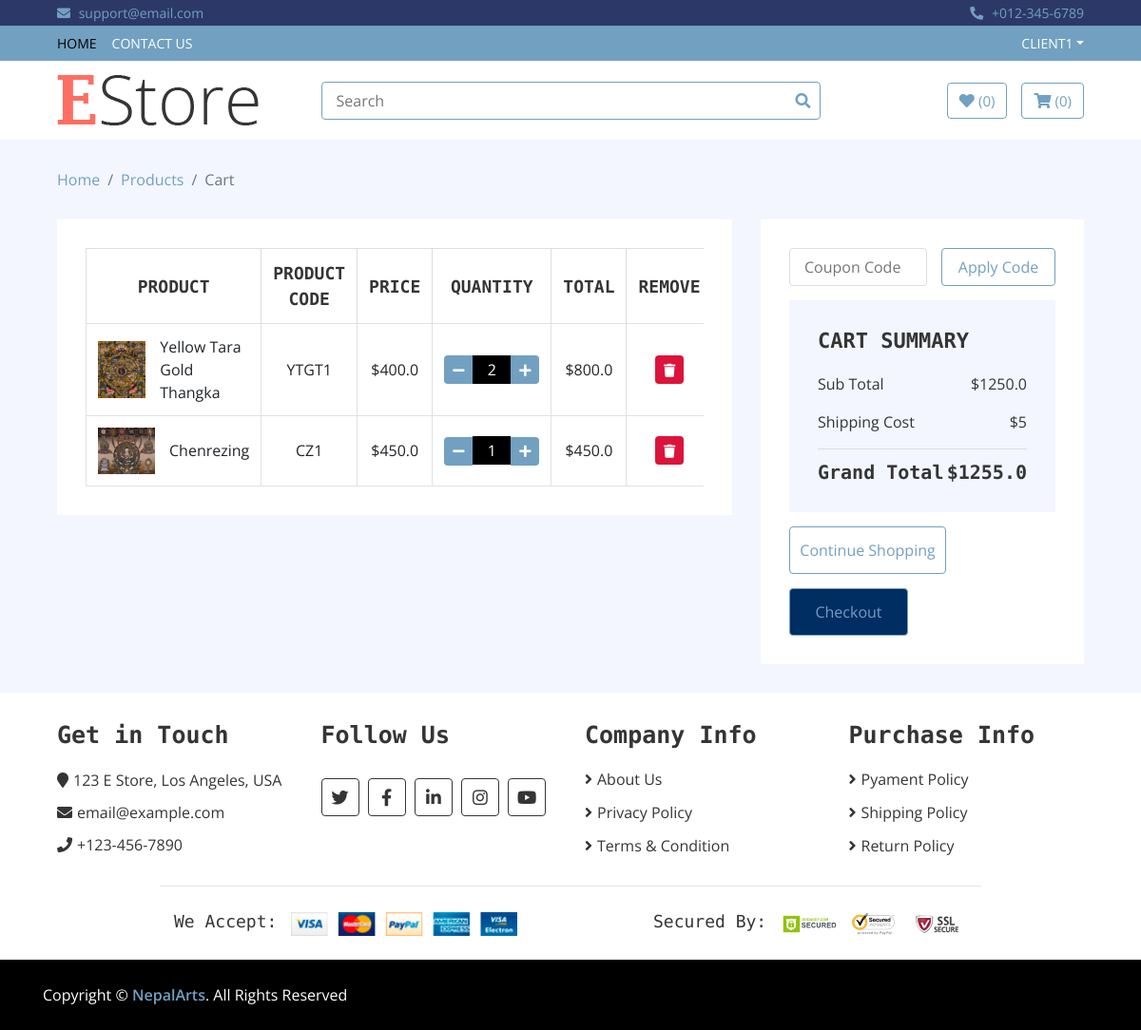
Before: /mycart (signed in) with the older database file.
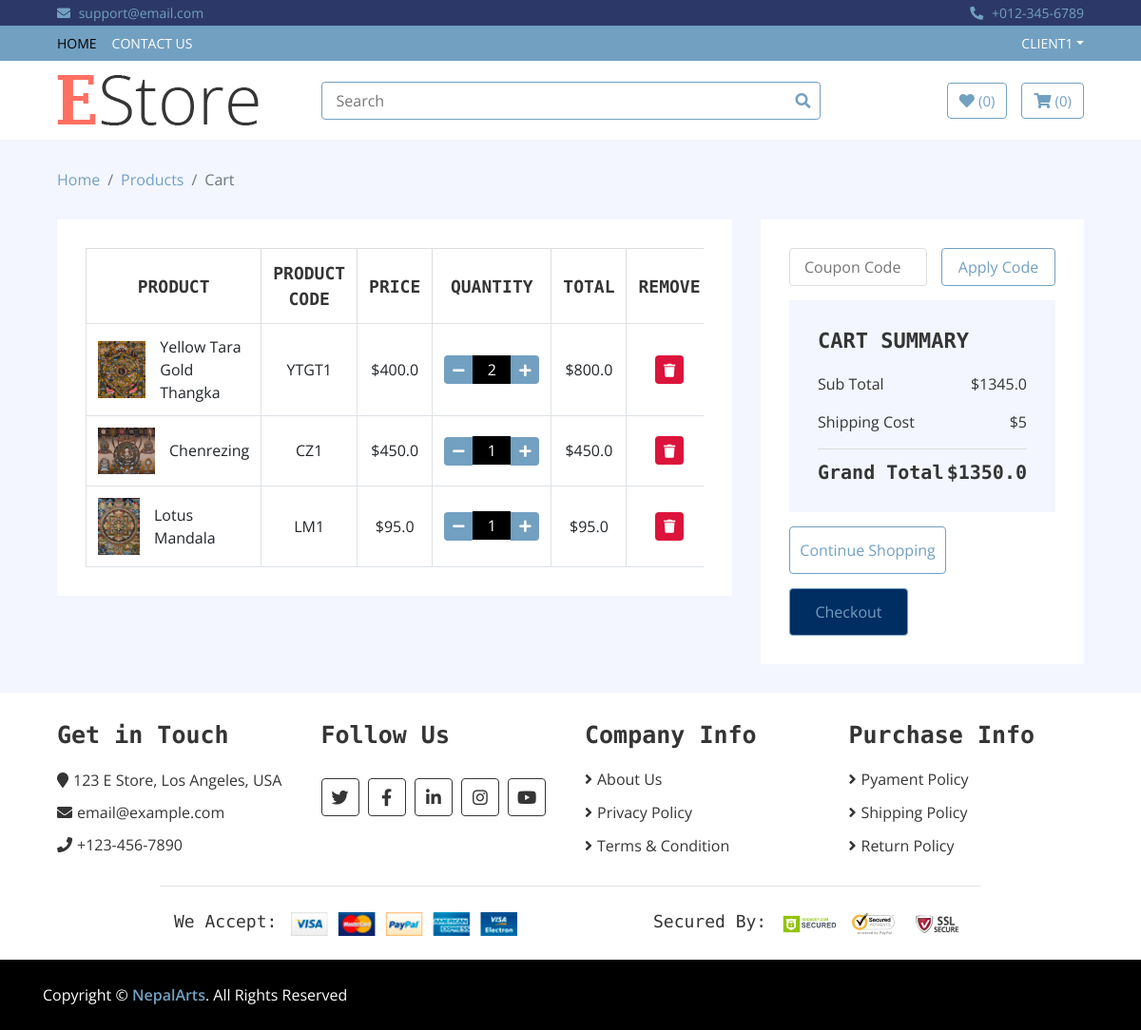
After: the same page with the newer database file.
### home/models.py (models this page shows, shortened)
class OrderItem(models.Model):
    slug = models.CharField(max_length=200, blank=True, null=True)
    customer = models.ForeignKey(User, on_delete=models.CASCADE, null=True)
    item = models.ForeignKey(Item, on_delete=models.SET_NULL, blank=True, null=True)
    quantity = models.IntegerField(default=1)
    ordered = models.BooleanField(default=False)
    def delete_cart_url(self):
        return reverse("home:delete-cart", kwargs={'slug':self.slug})
    def delete_single_cart_url(self):
        return reverse("home:delete-single-cart", kwargs={'slug':self.slug})
    def get_total_item_price(self):
        return self.quantity * self.item.price
    def get_total_item_discounted_price(self):
        return self.quantity * self.item.discounted_price
    def get_final_price(self):
        if self.item.discounted_price:
            return self.get_total_item_discounted_price()
        return self.get_total_item_price()

class Item(models.Model):
    title = models.CharField(max_length=300)
    slug = models.CharField(max_length=200, unique=True) #unique id
    item_code = models.CharField(max_length=100, blank=True)
    price = models.FloatField()
    discounted_price = models.FloatField(default=0)
    description = RichTextField(blank=True, null=True)
    category = models.ForeignKey(Category, on_delete = models.CASCADE)
    status = models.CharField(max_length=50, choices = STATUS)
    label = models.CharField(max_length=50, choices = LABEL, default='new')
    image = models.ImageField(upload_to = 'media')
    def get_url(self):
        return reverse("home:product-detail", kwargs={'slug':self.slug}) #if you want to pass ceratin dictionary to another page
    def get_cart_url(self):
        return reverse("home:add-to-cart", kwargs={'slug':self.slug}) # slug value is in item, so the function is made in item model.

class Order(models.Model):
    customer = models.ForeignKey(User, on_delete=models.CASCADE)
    items = models.ManyToManyField(OrderItem)
    ordered_date = models.DateTimeField(null=True)
    ordered = models.BooleanField(default=False)
    shipping_address = models.ForeignKey('Address', related_name='shipping_address', on_delete=models.SET_NULL, blank=True, null=True)
    billing_address = models.ForeignKey('Address', related_name='billing_address', on_delete=models.SET_NULL, blank=True, null=True)
    def get_sub_total(self):
        subtotal = 0
        for order_item in self.items.all():
            subtotal += order_item.get_final_price()
        return subtotal
    def get_cart_total(self):
        return 5 + self.get_sub_total()

### home/views.py (the view)
# urls.py: path('mycart', cartView.as_view(), name = 'mycart'),
class cartView(LoginRequiredMixin, BaseView): #requires login
    def get(self, request):
        try:
            self.views['order'] = Order.objects.get(customer = request.user, ordered=False)
            return render(request, 'cart.html', self.views)
        except ObjectDoesNotExist:
            messages.info(self.request, "You dont have an active order")
            return render(request, 'cart.html', self.views)

### templates/cart.html (shortened to what the changed rows need)
{% extends 'base.html' %}
{% load static %}
{% block content %}
        <div class="cart-page">
            <div class="container-fluid">
                <div class="row">
                    <div class="col-lg-8">
                        <div class="cart-page-inner">
                            <div class="table-responsive">
                                <table class="table table-bordered">
                                    <thead class="thead-dark">
                                        <tr>
                                            <th>PRODUCT</th>
                                            <th>PRODUCT CODE</th>
                                            <th>PRICE</th>
                                            <th>QUANTITY</th>
                                            <th>TOTAL</th>
                                            <th>REMOVE</th>
                                        </tr>
                                    </thead>
                                    <tbody class="align-middle">
                                        {% for cart in order.items.all %}
                                        <tr>
                                            <td>
                                                <div class="img">
                                                    <a href="{{cart.item.get_url}}"><img src="{{cart.item.image.url}}" alt="Image"></a>
                                                    <p>{{cart.item.title}}</p>
                                                </div>
                                            </td>
                                            <td>
                                                {{cart.item.item_code}}
                                            </td>
                                            {% if cart.item.discounted_price > 0 %}
                                            <td>${{cart.item.discounted_price}}</td>
                                            {% else %}
                                            <td>${{cart.item.price}}</td>
                                            {% endif%}
                                            <td>
                                                <div class="qty">
                                                    <a href="{{cart.delete_single_cart_url}}"><button class="btn-minus"><i class="fa fa-minus"></i></button></a>
                                                    <input type="text" value="{{cart.quantity}}">
                                                    <a href="{{cart.item.get_cart_url}}"><button class="btn-plus"><i class="fa fa-plus"></i></button></a>
                                                </div>
                                            </td>
                                            <td>${{cart.get_final_price}}</td>
                                            <td><a href="{{cart.delete_cart_url}}"><button style="background-color: crimson;"><i class="fa fa-trash"></i></button></a></td>
                                        </tr>
                                        {% empty %}
                                        <tr>
                                            <td colspan="8" style="color: crimson; font-weight: bold;font-size: 20px;">Your Cart is empty</td>
                                        </tr>
                                        {% endfor %}
                                    </tbody>
                                </table>
                            </div>
                        </div>
                    </div>
                    <div class="col-lg-4">
                        <div class="cart-page-inner">
                            <div class="row">
                                <div class="col-md-12">
                                    <div class="cart-summary">
                                        <div class="cart-content">
                                            {% if order.get_cart_total %}
                                            <h1>CART SUMMARY</h1>
                                            <p>Sub Total<span>${{order.get_sub_total}}</span></p>
                                            <p>Shipping Cost<span>$5</span></p>
                                            <h2>Grand Total<span>${{order.get_cart_total}}</span></h2>
                                        </div>
                                        <div class="cart-btn">
                                            <a href="product-list"><button style="width: 165px;margin-right:5px;">Continue Shopping</button></a>
                                            <a href="checkout" ><button style="margin-right:5px; background:  #002D62">Checkout</button></a>
                                            {% endif %}
                                        </div>
                                    </div>
                                </div>
                            </div>
                        </div>
                    </div>
                </div>
            </div>
        </div>
{% endblock %}

Changed rows visible on the page:
added OrderItem: item.image (picture), item "Lotus Mandala", item.item_code "LM1", item.discounted_price "95.0", quantity "1", get_final_price "95.0"
changed Order: get_sub_total "1250.0" → "1345.0"; get_cart_total "1255.0" → "1350.0"
